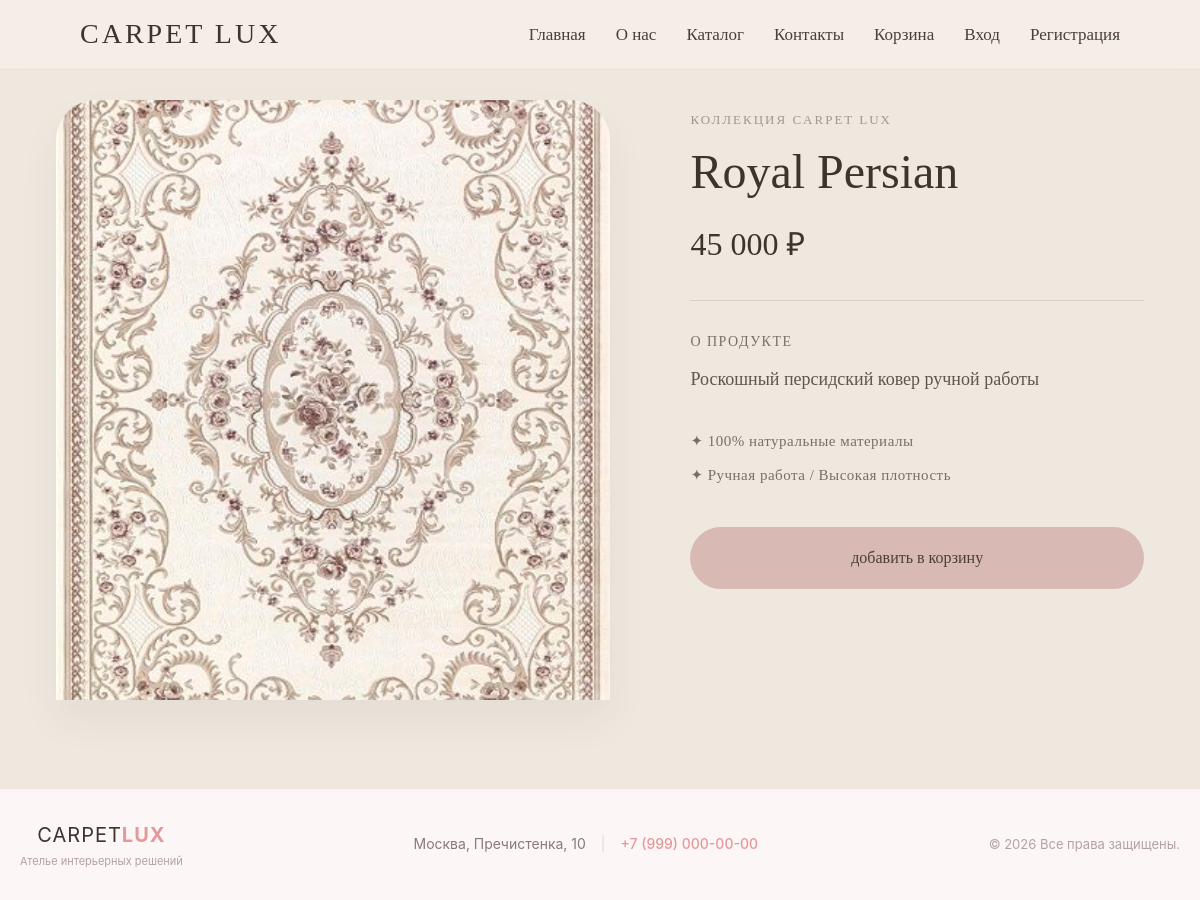
Screenshot of /product.php?id=1 with the database file from the repository.
### tables this page shows
CREATE TABLE products (
    id INT AUTO_INCREMENT PRIMARY KEY,
    title VARCHAR(255),
    description TEXT,
    price DECIMAL(10,2),
    image VARCHAR(255)
);

### product.php (the view, shortened to what this page needs)
<?php
include 'includes/config.php';
$id = (int)$_GET['id'];
$stmt = $conn->prepare("SELECT * FROM products WHERE id=?");
$stmt->bind_param("i", $id);
$stmt->execute();
$product = $stmt->get_result()->fetch_assoc();
include 'includes/header.php';
?>
<div class="container">
    <div class="product-single-wrapper">
        <div class="product-single-image">
            <img src="images/<?= $product['image'] ?>" alt="<?= htmlspecialchars($product['title']) ?>">
        </div>
        <div class="product-single-info">
            <div class="product-meta">Коллекция Carpet Lux</div>
            <h1 class="product-single-title"><?= htmlspecialchars($product['title']) ?></h1>
            <div class="product-single-price">
                <?= number_format($product['price'], 0, '', ' ') ?> ₽
            </div>
            <div class="product-single-divider"></div>
            <div class="product-single-desc">
                <h3>О продукте</h3>
                <p><?= htmlspecialchars($product['description']) ?></p>
            </div>
            <div class="product-single-features">
                <div class="feature-item">✦ 100% натуральные материалы</div>
                <div class="feature-item">✦ Ручная работа / Высокая плотность</div>
            </div>
            <a class="btn product-single-btn" href="cart.php?add=<?= $product['id'] ?>">
                Добавить в корзину
            </a>
        </div>
    </div>
</div>
<?php include 'includes/footer.php'; ?>

### assets/css/style.css (style rules this page uses)
* { margin: 0; padding: 0; box-sizing: border-box; }
html { scroll-behavior: smooth; }
body { font-family: "Cormorant Garamond", Georgia, serif; background: #efe8df; color: #3d332f; line-height: 1.6; }
h1, h2, h3 { font-weight: 400; }
.container { width: 1200px; max-width: 94%; margin: 40px auto; padding: 20px; }
.btn { display: inline-block; padding: 12px 35px; border-radius: 999px; text-decoration: none; background: #d8b9b4; color: #4b3e39; font-size: 16px; transition: .3s; border: none; cursor: pointer; margin-top: auto; }
.product-single-wrapper { display: grid; grid-template-columns: 1.1fr 0.9fr; gap: 80px; margin-top: 40px; align-items: start; }
.product-single-image img { width: 100%; height: auto; max-height: 75vh; object-fit: cover; border-radius: 40px 40px 0 0; box-shadow: 0 20px 40px rgba(61, 51, 47, 0.06); }
.product-single-info { position: sticky; top: 110px; }
.product-meta { font-size: 13px; text-transform: uppercase; letter-spacing: 2px; color: #a3958f; margin-bottom: 15px; }
.product-single-title { font-size: 48px; line-height: 1.1; margin-bottom: 20px; color: #3d332f; }
.product-single-price { font-size: 32px; font-weight: 500; color: #3d332f; margin-bottom: 30px; }
.product-single-divider { border-top: 1px solid #d9cfc5; margin-bottom: 30px; }
.product-single-desc h3 { font-size: 14px; text-transform: uppercase; letter-spacing: 1.5px; color: #7a6e69; margin-bottom: 12px; }
.product-single-desc p { font-size: 18px; color: #5e5551; line-height: 1.6; margin-bottom: 35px; }
.product-single-features { margin-bottom: 40px; display: flex; flex-direction: column; gap: 10px; }
.feature-item { font-size: 15px; color: #7a6e69; letter-spacing: 0.5px; }
.product-single-btn { display: block; text-align: center; width: 100%; padding: 18px 40px; font-size: 16px; text-transform: lowercase; }

### rows the page displays
products: image (picture), title "Royal Persian", price "45 000", description "Роскошный персидский ковер ручной работы"
